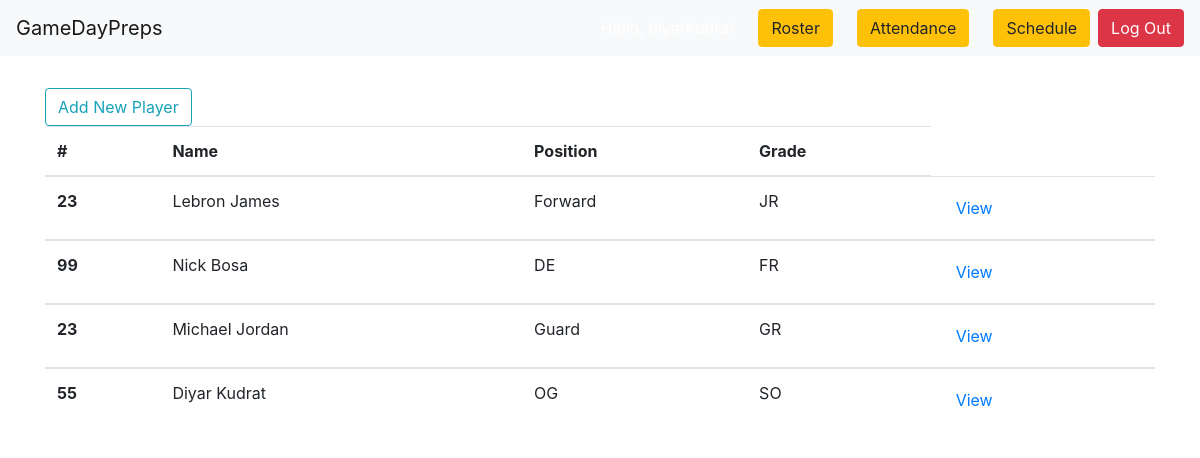
Page / (signed in) on the earlier database version.
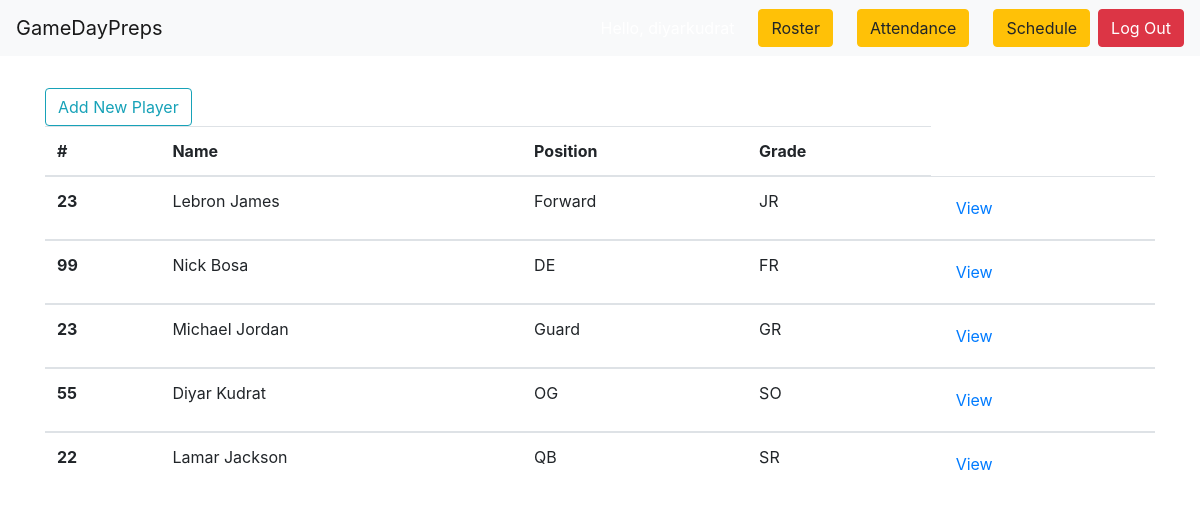
Same page on the later database version.
### roster/models.py (models this page shows, shortened)
class Player(models.Model):
    first_name = models.CharField(max_length=50)
    last_name = models.CharField(max_length=50)
    position = models.CharField(max_length=25)
    grade = models.CharField(max_length=50, choices=school_grade_choices, blank=True)
    jersey_number = models.CharField(max_length=3, null=True)

### roster/views.py (the view)
# urls.py: path('', RosterListView.as_view(), name='roster-list-page'),
class RosterListView(ListView):
    model = Player
    def get(self, request):
        players = self.get_queryset()
        return render(request, 'list.html', {
          'players': players
        })

### roster/templates/list.html (shortened to what this page needs)
{% extends 'base.html' %}
{% block content %}
{% if request.user.is_authenticated %}
<a class="btn btn-outline-info" href="{% url 'player-create-page' %}" role="button">Add New Player</a>
  {% if players %}
    <table class="table">
      <thead>
        <tr>
          <th scope="col">#</th>
          <th scope="col">Name</th>
          <th scope="col">Position</th>
          <th scope="col">Grade</th>
        </tr>
      </thead>
      {% for player in players %}
      <tbody>
        <tr>
          <th scope="row">{{ player.jersey_number }}</th>
          <td href="#">{{ player.first_name }} {{ player.last_name }}</td>
          <td>{{ player.position }}</td>
          <td>{{ player.grade }}</td>
          <td><a class="btn btn-link" href="{% url 'player-detail-page' player.id %}" role="button">View</a></td>
        </tr>
        {% endfor %}
      </tbody>
    </table>
  {% endif %}
  {% endif %}
{% endblock %}

Differences in the rows shown:
added Player: jersey_number "22", first_name "Lamar", last_name "Jackson", position "QB", grade "SR"
